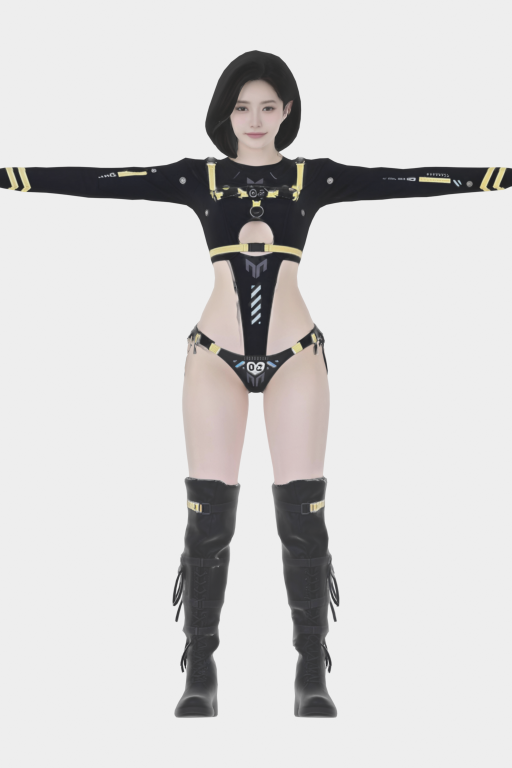
#> input picture holo_pet/assets/digital-human/raw/phase2a-tpose/T-pose参考-规范化.png, 1024 x 1536 px (shown at 1/2 size)
$ python tpose-check.py
#> lines starting #> are read from the running program, lines starting #| are printed output that depends on the picture; after the words box and inside, x2 and y2 are one past the last pixel; in counts of white or black regions, pixels touching at a corner belong together
# -*- coding: utf-8 -*-
"""S2 门 · T-pose 姿态规范 —— **严格对齐技能源码口径**（不是我自己发明的判据）

源码口径（`skills/digihuman-pipeline/scripts/run-pipeline.ps1:64,73` + `SKILL.md:33`）：
    五条判据 = 水平双臂 / 直立双腿 / 正面全身 / **无遮挡物** / 白底
    ⚠ **必做人工复核**：打开规范化图看，五条全过才继续
    （SKILL.md:34 另有一条机器代理：`臂展≈身高` —— 属下游阶段）

所以本门的正确语义是：
  · 机器只给**代理读数**（剪影/白底/直立），**仅作提示，不能单独判过**；
  · **必须存在人工确认记录** `.digihuman/S2-human-ok.json`（人看过图、勾了五条）才算过。

    python tools/digihuman/tpose-check.py                      # 门：无人工确认 ⇒ 判「待人工确认」
    python tools/digihuman/tpose-check.py --confirm "<复核人>"   # 人看过图后落确认记录
"""
from __future__ import annotations

import hashlib
import json
import pathlib
import struct
import sys
import time

# 🔴 2026-09-26 补：Windows 管道/重定向下 stdout 回落 GBK，emoji 一打印就崩；与 self_model.py 同一款补丁
for _s in (sys.stdout, sys.stderr):
    try:
        _s.reconfigure(encoding="utf-8", errors="replace")
    except Exception:
        pass


WS = pathlib.Path(__file__).resolve().parents[2]
DEFAULT_GLB = WS / "holo_pet/assets/digital-human/raw/phase2a-lowpoly-glb/tripo-out/gbt-tpose-lowpoly-glb-convert-16d8db89/model.glb"
REF = WS / "holo_pet/assets/digital-human/raw/phase2a-tpose/T-pose参考-规范化.png"
GLB = pathlib.Path(sys.argv[1]) if len(sys.argv) > 1 and not sys.argv[1].startswith("--") else DEFAULT_GLB
OK_FILE = WS / ".digihuman/S2-human-ok.json"
FIVE = ["双臂水平", "双腿直立", "正面全身", "无遮挡物", "白底"]


# [11 lines left out: function positions, not called in this run]


def _sha(p: pathlib.Path) -> str:
    return hashlib.sha256(p.read_bytes()).hexdigest() if p.is_file() else ""


def silhou(REF_png: pathlib.Path) -> dict:
    """**剪影四项代理读数**（白底图上量）—— 这才是"机器能帮人看"的那部分。

    🔴 2026-10-10 补：原件只量了一个"白底（边缘亮度/饱和）"，而**我渲废的那张图也是白底**
    （扭曲碎片铺在白底上，边缘照样 253/0.1）⇒ 那条代理**放过了废图**。
    现补四项真能分辨废图的读数（全部从**非白像素的剪影**里量，不需要人眼）：
      ① 主体高度占比 —— 全身图应占 ≥55% 画高；碎片图会很小。
      ② 水平居中   —— 剪影横向中心应贴近画幅中心（±12%）。
      ③ 双臂带     —— 找"最宽那一行"所处高度；T-pose 的宽度峰应在**肩高带（上 1/3~1/2）**，
                       而不是在中轴附近（废图的宽度峰位置乱）。
      ④ 双腿分离   —— 下半段（髋以下）应出现**两段互不相连**的剪影（腿间有空隙）；
                       粘连成一坨 = 不成人形。
    """
    import numpy as np
    from PIL import Image
    out = {}
    im = np.asarray(Image.open(REF_png).convert("L"), dtype="float32")
#> im: shape (1536, 1024) float32
    H, W = im.shape
#> H = 1536; W = 1024
    fg = im < 235                                   # 非白 = 主体
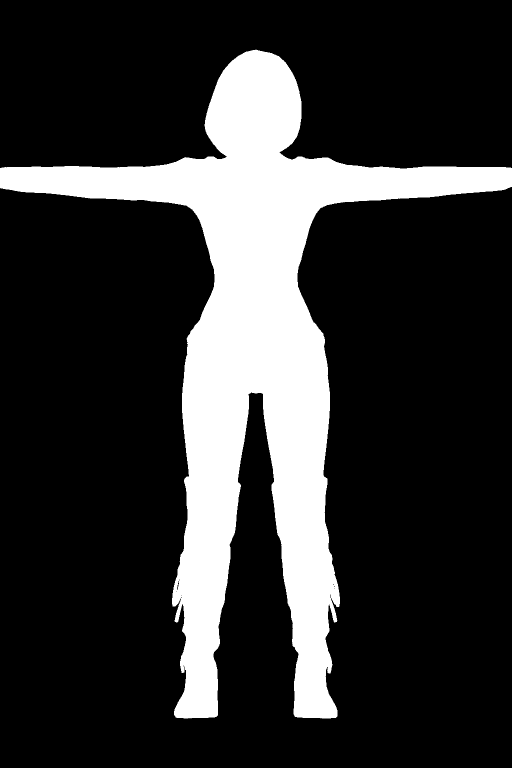
#> fg: shape (1536, 1024) bool (shown at 1/2 size); 20.2% white; 1 white region, box (x1, y1, x2, y2) and area: (0, 99, 1024, 1437) 317373
    if fg.sum() < 100:
        return {"剪影": "**几乎没有主体**（全白或近全白）"}
    ys, xs = np.nonzero(fg)
    out["① 主体高度占比"] = "%.0f%%（应≥55%%）" % (100.0 * (ys.max() - ys.min() + 1) / H)
    out["② 水平居中"] = "偏离中心 %.1f%%（应≤12%%）" % (100.0 * abs((xs.min() + xs.max()) / 2 - W / 2) / W)
    widths = fg.sum(axis=1)
#> widths = 1536 values, max 1024 at index 337, min 0 at index 0, mean 206.6
    peak = int(np.argmax(widths))
#> peak = 337
    out["③ 双臂带（最宽行在画高）"] = "%.0f%%（T-pose 应在上 1/3~1/2）" % (100.0 * peak / H)
    # ④ 双腿分离：在下半段取一条水平扫描线，数连通段
    band = fg[int(H * 0.72):int(H * 0.88)]
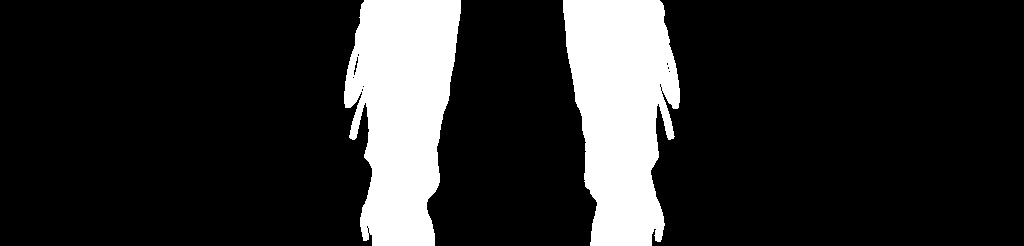
#> band: shape (246, 1024) bool; 16.6% white; 2 white regions, box (x1, y1, x2, y2) and area: (563, 0, 680, 246) 21022, (344, 0, 461, 246) 20902
    if band.size:
        col = band.any(axis=0).astype("int8")
#> col = 1024 values, max 1 at index 344, min 0 at index 0, mean 0.229
        seg = 0
        for i in range(1, len(col)):
            if col[i] == 1 and col[i - 1] == 0:
                seg += 1
#> this loop made 1023 passes
#> seg on passes 344, 563: 1, 2
#> after the loop, seg = 2
        out["④ 双腿分离（下半段连通段）"] = "%d 段（双腿直立应为 2）" % seg
    return out


def proxies():
    """机器代理读数（**仅提示**：源码把判定权交给人工复核）。"""
    import numpy as np
    out = {}
    if GLB.exists():
        P = positions(GLB)
        y0, y1 = float(P[:, 1].min()), float(P[:, 1].max())
        H = max(1e-6, y1 - y0)
        span = float(max(P[:, 0].max() - P[:, 0].min(), P[:, 2].max() - P[:, 2].min()))
        out["臂展/身高（源码口径：≈身高）"] = f"{span/H:.2f}（高 {H:.3f}）"
        lo = P[P[:, 1] <= y0 + H * 0.33]
        mid = P[(P[:, 1] > y0 + H * 0.33) & (P[:, 1] <= y0 + H * 0.66)]
        w = lambda q: float(max(q[:, 0].max() - q[:, 0].min(), q[:, 2].max() - q[:, 2].min())) if len(q) else 0.0
        out["下/中段水平半宽（腿细于躯干）"] = f"{w(lo):.3f}/{w(mid):.3f}"
    if REF.exists():
        try:
            from PIL import Image
            im = np.asarray(Image.open(REF).convert("RGB"), dtype="float32")
            b = np.concatenate([im[:6].reshape(-1, 3), im[-6:].reshape(-1, 3),
                                im[:, :6].reshape(-1, 3), im[:, -6:].reshape(-1, 3)])
            out["白底（边缘亮度/饱和）"] = f"{b.mean():.0f} / {(b.max(axis=1)-b.min(axis=1)).mean():.1f}"
            out.update(silhou(REF))
        except Exception as e:
            out["白底"] = f"读图失败 {type(e).__name__}"
    return out


# [52 lines left out: functions selftest, _run_gate, not called in this run]


def main():
    if "--selftest" in sys.argv:
        return selftest()
    if "--confirm" in sys.argv:
        who = sys.argv[sys.argv.index("--confirm") + 1] if len(sys.argv) > sys.argv.index("--confirm") + 1 else "unknown"
        OK_FILE.parent.mkdir(parents=True, exist_ok=True)
        OK_FILE.write_text(json.dumps({
            "confirmed_by": who, "at": time.strftime("%Y-%m-%d %H:%M:%S"),
            "artifact": str(REF.relative_to(WS)) if REF.exists() else None,
            # 🔴 2026-10-10 **核心修复**：复核必须绑到**这张图的哈希**上。
            #    原来只记路径、门也只查"记录文件在不在" ⇒ **图换了，18 天前的复核照样放行**
            #    （实测：我那张渲废的扭曲图也被判 ✅）。现在记 sha256，门必须比对。
            "sha256": _sha(REF),
            "five": FIVE, "note": "人工复核：打开规范化图逐条看过（源码 run-pipeline.ps1:73 要求）",
        }, ensure_ascii=False, indent=1), encoding="utf-8")
        print(f"已落人工确认记录 → {OK_FILE.relative_to(WS)}（复核人 {who}）")
        return 0

    print("S2 姿态门（源码口径：五条判据 **必做人工复核**；机器只给代理读数，不单独判过）")
    for k, v in proxies().items():
        print(f"  · 代理读数 {k}  {v}")
    print(f"  待人工复核图: {REF.relative_to(WS) if REF.exists() else '（缺图）'}")
    print("  五条判据: " + " / ".join(FIVE))

    if not OK_FILE.exists():
        print("S2 门: ⏳ 待人工确认 —— 打开上图逐条看过，然后：")
        print('        python tools/digihuman/tpose-check.py --confirm "<复核人>"')
        return 1
    rec = json.loads(OK_FILE.read_text(encoding="utf-8"))
    # 🔴 2026-10-10 **核心修复**：比对"记录里的哈希"与"现在这张图的哈希"。
    #    旧记录没有 sha256 字段 ⇒ 一律视为**过期**（不能证明它复核的是现在这张图）。
    #    图一换（重渲/换绑骨）⇒ 复核自动失效，必须重新看过再 confirm。这就是反静默。
    now_sha = _sha(REF)
    was_sha = rec.get("sha256") or ""
    if not now_sha:
        print("S2 门: ⏳ 待人工确认 —— 图不在，没得看")
        return 1
    if not was_sha:
        print(f"S2 门: ⏳ 待人工确认 —— 复核记录**没有绑定图片哈希**"
              f"（旧格式，无法证明它复核的是现在这张图）· 记录 {rec.get('confirmed_by')} @ {rec.get('at')}")
        print('        重新看过再落：python tools/digihuman/tpose-check.py --confirm "<复核人>"')
        return 1
    if was_sha != now_sha:
        print(f"S2 门: ❌ **复核已失效** —— 图片换过了（记录 sha256 {was_sha[:12]}… ≠ 现在 {now_sha[:12]}…）")
        print(f"        记录复核的是旧图（{rec.get('confirmed_by')} @ {rec.get('at')}）⇒ 必须重新逐条看过再 confirm")
        print('        python tools/digihuman/tpose-check.py --confirm "<复核人>"')
        return 1
    print(f"S2 门: ✅ 人工已复核（{rec.get('confirmed_by')} @ {rec.get('at')}）· "
          f"图哈希吻合 {now_sha[:12]}… · 五条 = {' / '.join(rec.get('five', FIVE))}")
    return 0


if __name__ == "__main__":
#> (the run stopped early here; a loop or call above may not have finished)
